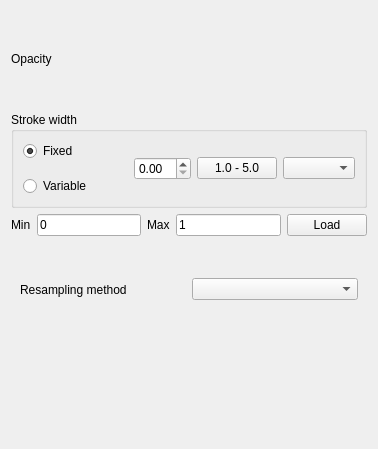
<?xml version="1.0" encoding="UTF-8"?>
<ui version="4.0">
 <class>QgsMeshRendererScalarSettingsWidgetBase</class>
 <widget class="QWidget" name="QgsMeshRendererScalarSettingsWidgetBase">
  <property name="geometry">
   <rect>
    <x>0</x>
    <y>0</y>
    <width>378</width>
    <height>449</height>
   </rect>
  </property>
  <property name="windowTitle">
   <string>Form</string>
  </property>
  <layout class="QVBoxLayout" name="verticalLayout">
   <item>
    <layout class="QHBoxLayout" name="horizontalLayout">
     <item>
      <widget class="QLabel" name="mOpacityLabel">
       <property name="text">
        <string>Opacity</string>
       </property>
      </widget>
     </item>
     <item>
      <widget class="QgsOpacityWidget" name="mOpacityWidget" native="true">
       <property name="focusPolicy">
        <enum>Qt::StrongFocus</enum>
       </property>
      </widget>
     </item>
    </layout>
   </item>
   <item>
    <widget class="QGroupBox" name="mEdgeWidthGroupBox">
     <property name="title">
      <string>Stroke width</string>
     </property>
     <layout class="QGridLayout" name="gridLayout_2">
      <item row="2" column="0">
       <widget class="QRadioButton" name="mScalarEdgeStrokeWidthVariableRadioButton">
        <property name="text">
         <string>Variable</string>
        </property>
       </widget>
      </item>
      <item row="0" column="0">
       <widget class="QRadioButton" name="mScalarEdgeStrokeWidthFixedRadioButton">
        <property name="text">
         <string>Fixed</string>
        </property>
        <property name="checked">
         <bool>true</bool>
        </property>
       </widget>
      </item>
      <item row="0" column="3" rowspan="3">
       <widget class="QPushButton" name="mScalarEdgeStrokeWidthVariablePushButton">
        <property name="sizePolicy">
         <sizepolicy hsizetype="Expanding" vsizetype="Fixed">
          <horstretch>0</horstretch>
          <verstretch>0</verstretch>
         </sizepolicy>
        </property>
        <property name="text">
         <string>1.0 - 5.0</string>
        </property>
       </widget>
      </item>
      <item row="0" column="2" rowspan="3">
       <widget class="QDoubleSpinBox" name="mScalarEdgeStrokeWidthSpinBox">
        <property name="sizePolicy">
         <sizepolicy hsizetype="Expanding" vsizetype="Fixed">
          <horstretch>0</horstretch>
          <verstretch>0</verstretch>
         </sizepolicy>
        </property>
       </widget>
      </item>
      <item row="0" column="4" rowspan="3">
       <widget class="QgsUnitSelectionWidget" name="mScalarEdgeStrokeWidthUnitSelectionWidget"/>
      </item>
      <item row="0" column="1" rowspan="3">
       <spacer name="horizontalSpacer">
        <property name="orientation">
         <enum>Qt::Horizontal</enum>
        </property>
        <property name="sizeHint" stdset="0">
         <size>
          <width>40</width>
          <height>20</height>
         </size>
        </property>
       </spacer>
      </item>
     </layout>
    </widget>
   </item>
   <item>
    <layout class="QHBoxLayout" name="horizontalLayout_2">
     <item>
      <widget class="QLabel" name="mScalarMinLabel">
       <property name="text">
        <string>Min</string>
       </property>
      </widget>
     </item>
     <item>
      <widget class="QLineEdit" name="mScalarMinLineEdit">
       <property name="text">
        <string>0</string>
       </property>
      </widget>
     </item>
     <item>
      <widget class="QLabel" name="mScalarMaxLabel">
       <property name="text">
        <string>Max</string>
       </property>
      </widget>
     </item>
     <item>
      <widget class="QLineEdit" name="mScalarMaxLineEdit">
       <property name="text">
        <string>1</string>
       </property>
      </widget>
     </item>
     <item>
      <widget class="QPushButton" name="mScalarRecalculateMinMaxButton">
       <property name="text">
        <string>Load</string>
       </property>
      </widget>
     </item>
    </layout>
   </item>
   <item>
    <widget class="QWidget" name="mScalarResamplingWidget" native="true">
     <layout class="QHBoxLayout" name="horizontalLayout_4">
      <item>
       <widget class="QLabel" name="mLabelDataInterpolation">
        <property name="text">
         <string>Resampling method</string>
        </property>
       </widget>
      </item>
      <item>
       <widget class="QComboBox" name="mScalarInterpolationTypeComboBox"/>
      </item>
     </layout>
    </widget>
   </item>
   <item>
    <widget class="QgsColorRampShaderWidget" name="mScalarColorRampShaderWidget" native="true">
     <property name="sizePolicy">
      <sizepolicy hsizetype="MinimumExpanding" vsizetype="Preferred">
       <horstretch>0</horstretch>
       <verstretch>0</verstretch>
      </sizepolicy>
     </property>
    </widget>
   </item>
  </layout>
 </widget>
 <customwidgets>
  <customwidget>
   <class>QgsUnitSelectionWidget</class>
   <extends>QComboBox</extends>
   <header>qgsunitselectionwidget.h</header>
   <container>1</container>
  </customwidget>
  <customwidget>
   <class>QgsOpacityWidget</class>
   <extends>QWidget</extends>
   <header>qgsopacitywidget.h</header>
   <container>1</container>
  </customwidget>
  <customwidget>
   <class>QgsColorRampShaderWidget</class>
   <extends>QWidget</extends>
   <header>raster/qgscolorrampshaderwidget.h</header>
   <container>1</container>
  </customwidget>
 </customwidgets>
 <resources/>
 <connections/>
</ui>
